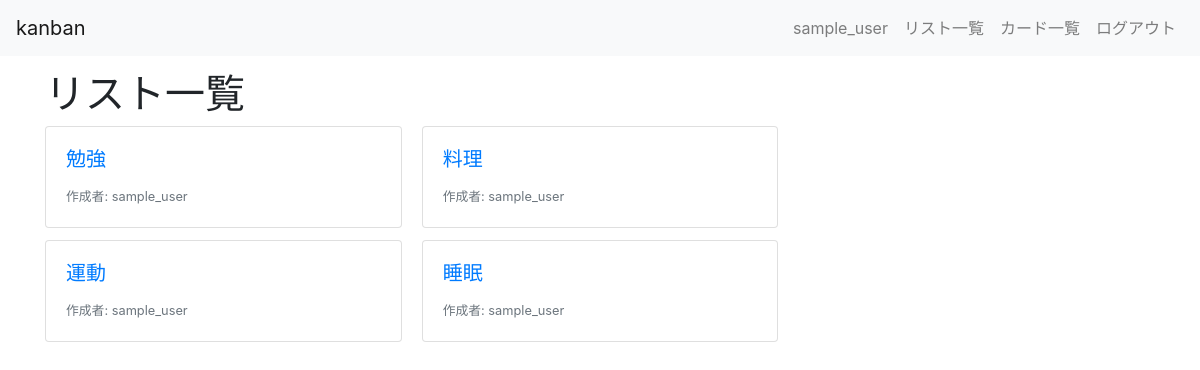
The page /kanban/lists/ (signed in) on the database as committed earlier.
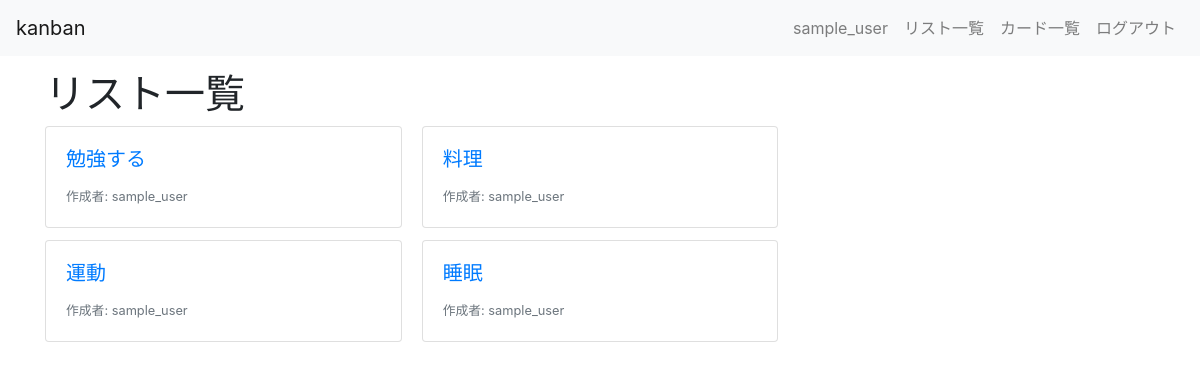
The same page on the database as committed later.
### kanban/models.py (models this page shows, shortened)
class List(models.Model):
    title = models.CharField(max_length=200)
    user = models.ForeignKey(User, on_delete=models.CASCADE)

### kanban/views.py (the view)
# urls.py: path("lists/", views.ListListView.as_view(), name="lists_list"),
class ListListView(LoginRequiredMixin, ListView):
    model = List
    template_name = "kanban/lists/list.html"

### kanban/templates/kanban/lists/list.html
{% extends "kanban/base.html" %}
{% block content %}
<div class="container">
  <h1>リスト一覧</h1>
  <div class="card-columns">
    {% for list in list_list %}
    <a href="{% url 'kanban:lists_detail' list.pk %}" class="card">
      <div class="card-body">
        <h5 class="card-title">{{ list.title }}</h5>
        <footer>
          <small class="text-muted">作成者: {{ list.user.username }}</small>
        </footer>
      </div>
    </a>
    {% endfor %}
  </div>
</div>
{% endblock %}

Rows that differ between the two databases and show on the page:
changed List: title "勉強" → "勉強する"
